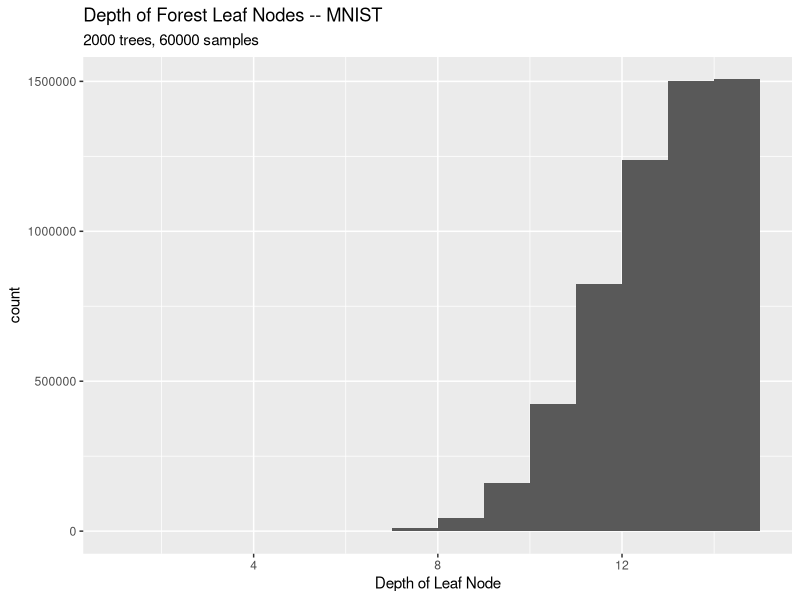

The R script that drew this image:
library(ggplot2)
library(plyr)

mnistdepth <- read.csv(file="depthmnist.csv", header=FALSE)
#V2 <- as.factor(1:nrow(mnistdepth))
#mnistdepth <- cbind(mnistdepth, V2)
#higgsdepth <- read.csv(file="depthhiggs.csv", header=FALSE)
#allstatedepth <- read.csv(file="depthallstate.csv", header=FALSE)

hist <- NULL
for(i in 1:nrow(mnistdepth)){
hist <- c(hist, rep(i, mnistdepth[i,]))
}
hist <- data.frame(hist)

leg <- theme(legend.text = element_text(size = 15), legend.title=element_blank(), plot.title = element_text(size = 16,  face="bold"), plot.subtitle = element_text(size = 12),axis.title.x = element_text(size=15), axis.text.x = element_text(size=15), axis.title.y = element_text(size=15), axis.text.y = element_text(size=15))

p <- ggplot(hist, aes(hist)) + geom_histogram(breaks=1:nrow(mnistdepth))

p <- p + labs(title = "Depth of Forest Leaf Nodes -- MNIST", subtitle = "2000 trees, 60000 samples")
p <- p + labs(x = "Depth of Leaf Node", y ="count")


png(file="depthMNIST.png")
print(p)
dev.off()

